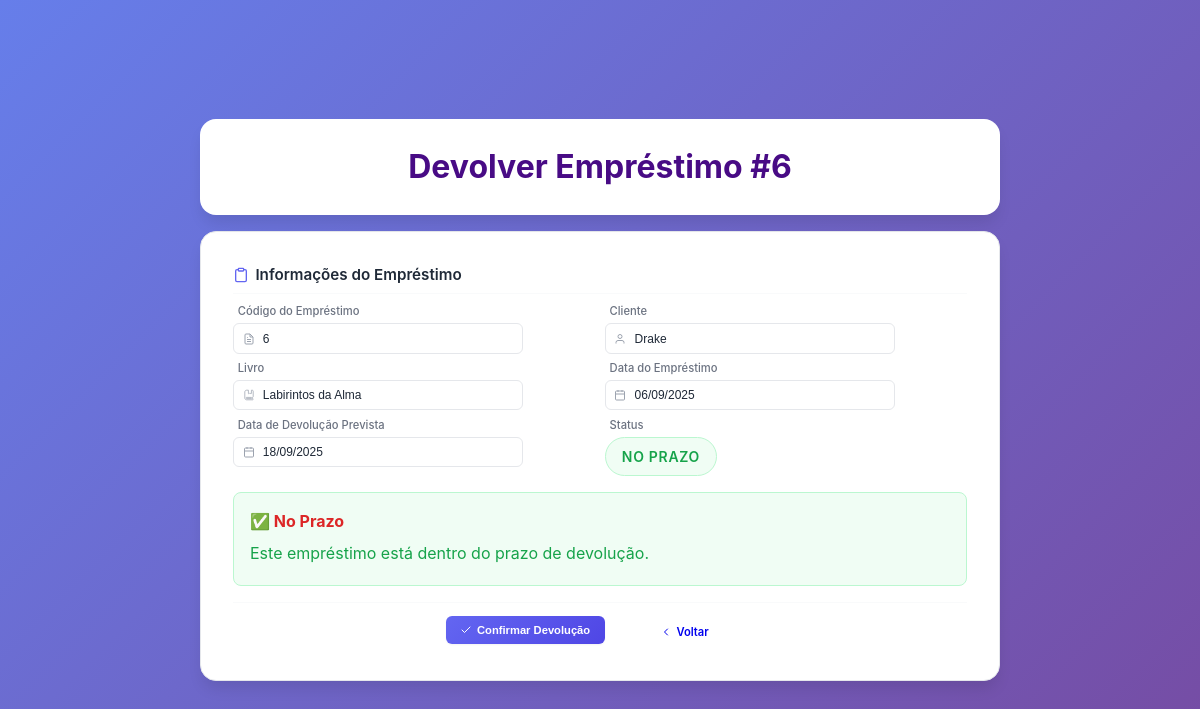
/subtelas/devolver_emprestimo.php?id=6 (signed in), run on an earlier commit of the app's database.
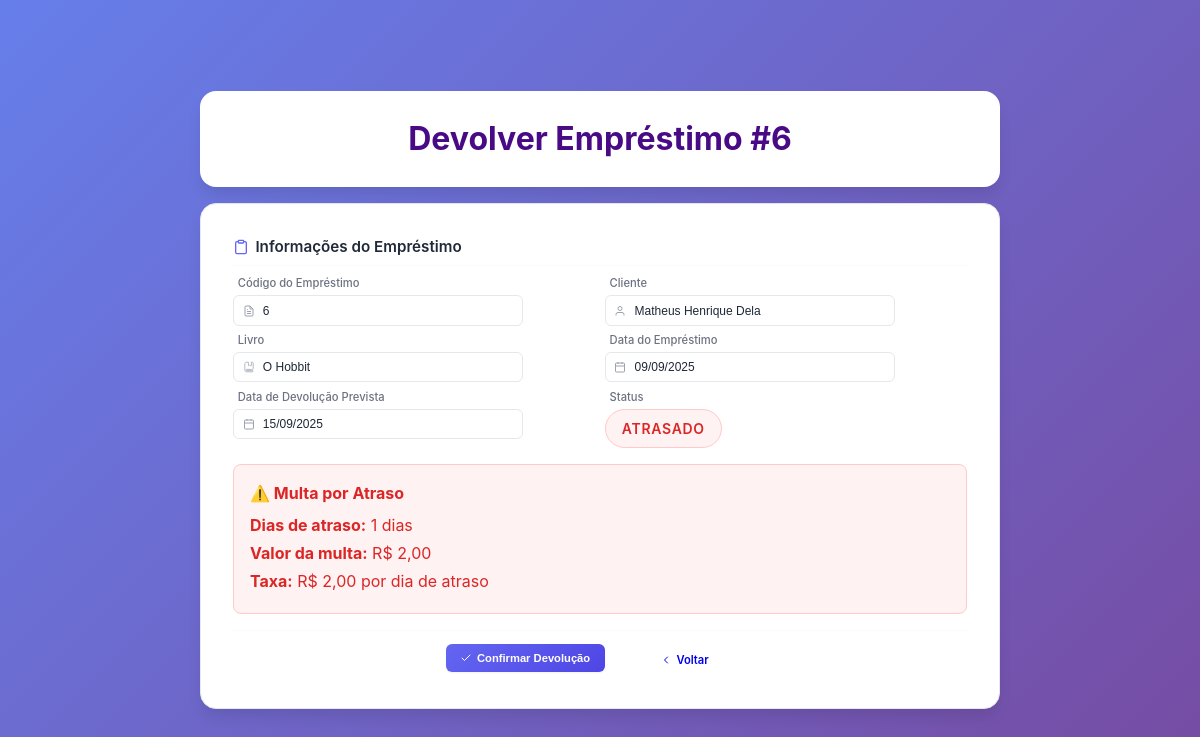
And on a later commit of the database.
### tables this page shows
CREATE TABLE `emprestimo` (
  `Cod_Emprestimo` int(11) NOT NULL,
  `Cod_Cliente` int(11) NOT NULL,
  `Cod_Livro` int(11) NOT NULL,
  `Data_Emprestimo` date NOT NULL,
  `Data_Devolucao` date NOT NULL,
  `Data_Ultima_Renovacao` date DEFAULT NULL,
  `Status_Emprestimo` enum('Pendente','Devolvido') DEFAULT 'Pendente'
);

CREATE TABLE `cliente` (
  `Cod_Cliente` int(11) NOT NULL,
  `Cod_Perfil` int(11) DEFAULT NULL,
  `Nome` varchar(50) NOT NULL,
  `CPF` varchar(15) NOT NULL,
  `Email` varchar(255) NOT NULL,
  `Sexo` varchar(10) NOT NULL,
  `Nome_Responsavel` varchar(50) DEFAULT NULL,
  `Telefone` varchar(20) NOT NULL,
  `Data_Nascimento` date NOT NULL,
  `CEP` varchar(20) NOT NULL,
  `UF` char(2) NOT NULL,
  `Cidade` varchar(30) NOT NULL,
  `Bairro` varchar(30) NOT NULL,
  `Rua` varchar(40) NOT NULL,
  `Num_Residencia` int(11) NOT NULL,
  `Foto` longblob NOT NULL,
  `status` enum('ativo','inativo') DEFAULT 'ativo'
);

CREATE TABLE `livro` (
  `Cod_Livro` int(11) NOT NULL,
  `Cod_Autor` int(11) DEFAULT NULL,
  `Cod_Editora` int(11) DEFAULT NULL,
  `Cod_Doador` int(11) DEFAULT NULL,
  `Cod_Genero` int(11) DEFAULT NULL,
  `Titulo` varchar(50) NOT NULL,
  `Data_Lancamento` varchar(12) DEFAULT NULL,
  `Data_Registro` varchar(12) DEFAULT NULL,
  `Quantidade` int(11) NOT NULL,
  `Num_Prateleira` char(2) DEFAULT NULL,
  `Foto` longblob NOT NULL,
  `status` enum('ativo','inativo') DEFAULT 'ativo'
);

### subtelas/devolver_emprestimo.php (the view, shortened to what the changed rows need)
<?php
require_once '../conexao.php';
$id = intval($_GET['id']);
$sql = "SELECT
          e.Cod_Emprestimo,
          e.Data_Emprestimo,
          e.Data_Devolucao,
          c.Nome as Nome_Cliente,
          c.CPF as CPF_Cliente,
          l.Titulo as Nome_Livro,
          l.Cod_Livro,
          l.Quantidade
        FROM emprestimo e
        INNER JOIN cliente c ON e.Cod_Cliente = c.Cod_Cliente
        INNER JOIN livro l ON e.Cod_Livro = l.Cod_Livro
        WHERE e.Cod_Emprestimo = :id";
try {
    $stmt = $pdo->prepare($sql);
    $stmt->bindParam(':id', $id, PDO::PARAM_INT);
    $stmt->execute();
    $emprestimo = $stmt->fetch(PDO::FETCH_ASSOC);
} catch (PDOException $e) {
    die("Erro na consulta: " . $e->getMessage());
}
$hoje = date('Y-m-d');
$data_devolucao = $emprestimo['Data_Devolucao'];
$status = '';
if ($data_devolucao < $hoje) {
    $dias_atraso = (strtotime($hoje) - strtotime($data_devolucao)) / (60 * 60 * 24);
    $multa_calculada = $dias_atraso * 2.00;
    $status = 'ATRASADO';
} elseif ($data_devolucao == $hoje) {
    $status = 'VENCE HOJE';
} else {
    $status = 'NO PRAZO';
}
?>
<!DOCTYPE html>
<html lang="pt-BR">
<head>
    <link rel="stylesheet" href="../css/style.css">
    <link rel="stylesheet" href="subtelas_css/cadastros.css">
    <link rel="stylesheet" type="text/css" href="subtelas_css/sidebar-dropdown.css">
</head>
<body>
    <div class="main-container">
        <div class="header">
            <h1>Devolver Empréstimo #<?php echo $emprestimo['Cod_Emprestimo']; ?></h1>
        </div>
        <div class="formulario">
            <div class="form-section">
                <div class="form-row">
                    <div class="input-group">
                        <div class="input-wrapper">
                            <input type="text" value="<?php echo $emprestimo['Cod_Emprestimo']; ?>" readonly>
                        </div>
                    </div>
                    <div class="input-group">
                        <div class="input-wrapper">
                            <input type="text" value="<?php echo $emprestimo['Nome_Cliente']; ?>" readonly>
                            <svg class="input-icon" width="16" height="16" viewBox="0 0 24 24" fill="none" stroke="currentColor" stroke-width="2">
                                <path d="M20 21v-2a4 4 0 0 0-4-4H8a4 4 0 0 0-4 4v2"></path>
                                <circle cx="12" cy="7" r="4"></circle>
                            </svg>
                        </div>
                    </div>
                </div>
                <div class="form-row">
                    <div class="input-group">
                        <div class="input-wrapper">
                            <input type="text" value="<?php echo $emprestimo['Nome_Livro']; ?>" readonly>
                        </div>
                    </div>
                    <div class="input-group">
                        <div class="input-wrapper">
                            <input type="text" value="<?php echo date('d/m/Y', strtotime($emprestimo['Data_Emprestimo'])); ?>" readonly>
                            <svg class="input-icon" width="16" height="16" viewBox="0 0 24 24" fill="none" stroke="currentColor" stroke-width="2">
                                <rect x="3" y="4" width="18" height="18" rx="2" ry="2"></rect>
                                <line x1="16" y1="2" x2="16" y2="6"></line>
                                <line x1="8" y1="2" x2="8" y2="6"></line>
                                <line x1="3" y1="10" x2="21" y2="10"></line>
                            </svg>
                        </div>
                    </div>
                </div>
                <div class="form-row">
                    <div class="input-group">
                        <div class="input-wrapper">
                            <input type="text" value="<?php echo date('d/m/Y', strtotime($emprestimo['Data_Devolucao'])); ?>" readonly>
                            <svg class="input-icon" width="16" height="16" viewBox="0 0 24 24" fill="none" stroke="currentColor" stroke-width="2">
                                <rect x="3" y="4" width="18" height="18" rx="2" ry="2"></rect>
                                <line x1="16" y1="2" x2="16" y2="6"></line>
                                <line x1="8" y1="2" x2="8" y2="6"></line>
                                <line x1="3" y1="10" x2="21" y2="10"></line>
                            </svg>
                        </div>
                    </div>
                    <div class="input-group">
                        <div class="input-wrapper">
                            <span class="status-badge <?php echo $status === 'ATRASADO' ? 'status-atrasado' : ($status === 'VENCE HOJE' ? 'status-vencendo' : 'status-ok'); ?>">
                                <?php echo $status; ?>
                            </span>
                        </div>
                    </div>
                </div>
                <?php if ($status === 'ATRASADO'): ?>
                    <div class="multa-info">
                        <h4>⚠️ Multa por Atraso</h4>
                        <p><strong>Dias de atraso:</strong> <?php echo $dias_atraso; ?> dias</p>
                        <p><strong>Valor da multa:</strong> R$ <?php echo number_format($multa_calculada, 2, ',', '.'); ?></p>
                        <p><strong>Taxa:</strong> R$ 2,00 por dia de atraso</p>
                    </div>
                <?php else: ?>
                    <div class="multa-info" style="background: #f0fdf4; border-color: #bbf7d0; color: #16a34a;">
                        <h4>✅ No Prazo</h4>
                        <p>Este empréstimo está dentro do prazo de devolução.</p>
                    </div>
                <?php endif; ?>
            </div>
        </div>
    </div>
</body>
</html>

What changed in the data, as far as the page shows it:
changed emprestimo id 6: Cod_Cliente.Nome "Drake" → "Matheus Henrique Dela"; Cod_Livro.Titulo "Labirintos da Alma" → "O Hobbit"; Data_Emprestimo "06/09/2025" → "09/09/2025"; Data_Devolucao "18/09/2025" → "15/09/2025"; Data_Devolucao "NO PRAZO" → "ATRASADO"; Data_Devolucao (not shown) → "1"; Data_Devolucao (not shown) → "2,00"
Also different on the page:
text no longer shown: "✅ No Prazo Este empréstimo está dentro do prazo de devolução."
text now shown: "⚠️ Multa por Atraso Dias de atraso: dias Valor da multa: R$ Taxa: R$ 2,00 por dia de atraso"
